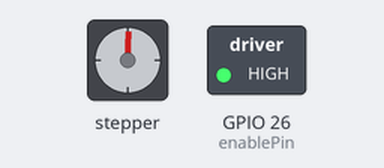
The sketch below on a simulated ESP32. On the bench: stepper motor, switched loads named in the sketch (green lamp = pin HIGH). Stepper angles assume 3200 steps per turn.

Above: at 1.05 s.
At 3.0 s:
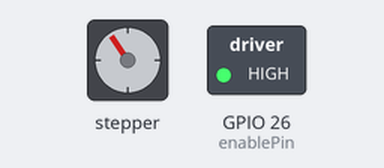
At 5.1 s:
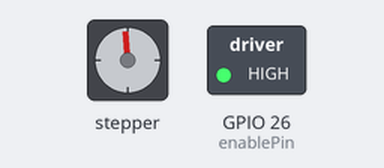
At 6.85 s:
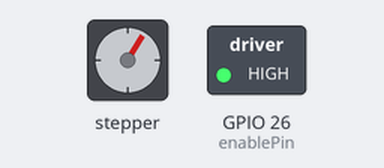
Timing chart, 0 to 11.4 s (numbered marks = the images above):
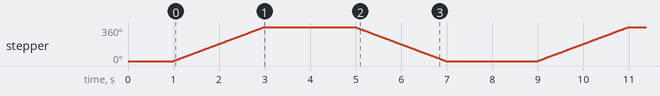

Measured:
- by itself, stepper: turns 360° clockwise in 2.0 s, then 360° counter-clockwise in 2.0 s, repeating every 8.0 s

The sketch:

Nema23_Dm556T_ESP32.ino
```cpp
#include <Arduino.h>
#include <Stepper.h>

const int stepPin = 22;  // Connect to DM556T PUL-
const int dirPin = 24;    // Connect to DM556T DIR-
const int enablePin = 26;  // Connect to DM556T ENA-
const int stepsPerRevolution = 4*800;

// Initialize the Stepper library
Stepper myStepper(stepsPerRevolution, stepPin, dirPin);


void setup() {
  // Set motor control pins as outputs
  // Set pin modes
  pinMode(enablePin, OUTPUT);
  digitalWrite(enablePin, HIGH);  // Enable the driver (if needed)
  delay(1000);

   // Set the speed (rpm)
  myStepper.setSpeed(30);  // Set the speed to 60 RPMs. Adjust as necessary.

}


void loop() {

  // Step forward 360 degrees (full rotation)
  myStepper.step(stepsPerRevolution);

  // Wait a second
  delay(2000);

  // Step backward 360 degrees
  myStepper.step(-stepsPerRevolution);

  // Wait a second
  delay(2000);

}
```
